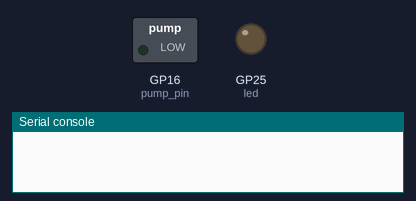
The program below on a simulated Raspberry Pi Pico running MicroPython. Shown: switched loads named in the program (green lamp = pin HIGH), output pins drawn as LEDs (lit = HIGH), the last lines printed to the serial console. WiFi joins after 1.5 s; the clock reads 2024-03-15 10:24:30 at power-on unless the program sets it.

Above: at 1.9 s.
At 4.1 s:
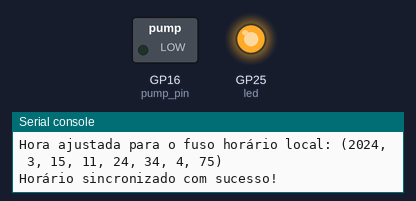
At 14.1 s:
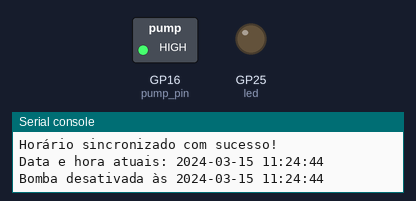
Timing chart, 0 to 15.6 s (numbered marks = the images above):
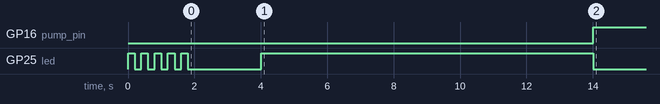

Measured:
- by itself, GP16 (pump_pin): LOW → HIGH at 14.0 s

The program:

main.py
```python
###############################################################################################
# Rega na varanda by Mario Vaz
###############################################################################################
import network
import socket
import time
import struct
from machine import Pin

###############################################################################################
# SETTINGS
###############################################################################################
# Configurações de rede
ssid = 'meu-ssid'
password = 'meu-pass'

# Configuração de IP estático
static_ip = "192.168.1.240"
subnet_mask = "255.255.255.0"
gateway = "192.168.1.1"
dns_server = "8.8.8.8"  # Servidor DNS (ex.: Google DNS)

# Lista de horários programados no formato (hora, minuto)
scheduled_times = [
    (8, 15),    # Exemplo: 08:15
    (11, 45),   # Exemplo: 11:45
    (14, 15),   # Exemplo: 14:15
    (17, 30),   # Exemplo: 17:30
    (18, 45),   # Exemplo: 18:45
    (19, 15),   # Exemplo: 19:15
    (20, 30)    # Exemplo: 20:30
]

duration = 15                # Duração em segundos para ativar a bomba

# Configuração do LED
led = Pin("LED", Pin.OUT)
pump_pin = Pin(16, Pin.OUT)  # Pino para ativar a bomba
###############################################################################################
# END SETTINGS
###############################################################################################

###############################################################################################
# Função para piscar o LED
def blink_led(times=3, delay=0.5):
    """
    Faz o LED piscar um número específico de vezes.
    :param times: Número de vezes que o LED deve piscar.
    :param delay: Intervalo entre cada piscada (em segundos).
    """
    for _ in range(times):
        led.on()      # Liga o LED
        time.sleep(delay)  # Aguarda
        led.off()     # Desliga o LED
        time.sleep(delay)  # Aguarda
###############################################################################################
# END LED BLINK FUNCTION
###############################################################################################

###############################################################################################
# WLAN AND NTP CODE
###############################################################################################
# Ajuste de fuso horário (UTC+1 para Portugal Continental)
TIMEZONE_OFFSET = 1  # Altere este valor conforme necessário (ex.: UTC+2 para Horário de Verão)

# Configurações do NTP
NTP_DELTA = 2208988800  # Diferença entre NTP epoch (1900) e Unix epoch (1970)
host = "185.228.163.139"  # Endereço IP direto do servidor NTP "0.pt.pool.ntp.org"

# Função para conectar à rede Wi-Fi
def connect_wifi():
    wlan = network.WLAN(network.STA_IF)
    wlan.active(True)

    # Configurar IP estático
    wlan.ifconfig((static_ip, subnet_mask, gateway, dns_server))

    if not wlan.isconnected():
        print("Conectando à rede Wi-Fi...")
        wlan.connect(ssid, password)

        max_wait = 20
        while max_wait > 0:
            if wlan.status() < 0 or wlan.status() >= 3:
                break
            max_wait -= 1
            print('Aguardando conexão...')
            time.sleep(1)

        if not wlan.isconnected():
            raise RuntimeError("Falha na conexão Wi-Fi")

    print("Conectado à rede!")
    status = wlan.ifconfig()
    print(f"IP estático configurado: {status[0]}")

# Função para configurar o horário usando NTP
def set_time():
    NTP_QUERY = bytearray(48)
    NTP_QUERY[0] = 0x1B
    addr = socket.getaddrinfo(host, 123)[0][-1]
    s = socket.socket(socket.AF_INET, socket.SOCK_DGRAM)
    try:
        s.settimeout(5)  # Timeout de 5 segundos
        print("Conectando ao servidor NTP...")
        s.sendto(NTP_QUERY, addr)
        msg = s.recv(48)
        print("Resposta recebida do servidor NTP.")
    except OSError as e:
        print(f"Falha na conexão com o servidor NTP: {e}")
        return False  # Indica falha
    finally:
        s.close()

    # Processa a resposta do servidor NTP
    val = struct.unpack("!I", msg[40:44])[0]
    t = val - NTP_DELTA

    # Converte para tempo local ajustando o fuso horário
    local_time = time.gmtime(t + TIMEZONE_OFFSET * 3600)

    # Exibe a hora recebida do servidor NTP ajustada para o fuso horário local
    print(f"Hora recebida do NTP (UTC): {time.gmtime(t)}")
    print(f"Hora ajustada para o fuso horário local: {local_time}")

    # Define o RTC interno com a hora ajustada
    machine.RTC().datetime((
        local_time[0],
        local_time[1],
        local_time[2],
        local_time[6] + 1,
        local_time[3],
        local_time[4],
        local_time[5],
        0
    ))
    return True  # Indica sucesso

# Programa principal
try:
    # Passo 1: Pisca o LED para indicar o início do programa
    blink_led(times=5, delay=0.2)  # Pisca 5 vezes rapidamente

    # Passo 2: Conectar ao Wi-Fi
    connect_wifi()

    # Passo 3: Sincronizar o horário usando NTP
    if set_time():
        led.on()  # Acende o LED para indicar sucesso
        print("Horário sincronizado com sucesso!")
        time.sleep(10)
    else:
        led.off()  # Apaga o LED para indicar falha
        print("Falha ao sincronizar o horário.")

except Exception as e:
    print(f"Erro geral: {e}")
    led.off()  # Apaga o LED em caso de erro

# Obtém a data e hora atual após a sincronização
t = time.localtime()
print(f"Data e hora atuais: {t[0]}-{t[1]:02d}-{t[2]:02d} {t[3]:02d}:{t[4]:02d}:{t[5]:02d}")
led.off()  # Apaga o LED para indicar estado da bomba
###############################################################################################
# END WLAN AND NTP CODE
###############################################################################################

###############################################################################################
# PUMP FUNCTION
###############################################################################################
def pump():
    led.on()              # LIGA O LED
    pump_pin.value(0)     # Liga a bomba (inverte o valor para ligar)
    time.sleep(duration)  # Mantém a bomba ligada durante a duração
    pump_pin.value(1)     # Desliga a bomba (inverte o valor para desligar)
    led.off()             # DESLIGA O LED
###############################################################################################
# END PUMP FUNCTION
###############################################################################################

###############################################################################################
# TIME CHECK
###############################################################################################
while True:
    t = time.localtime()
    current_hour = t[3]      # Hora atual
    current_minute = t[4]    # Minuto atual
    current_second = t[5]    # Segundo atual

    # Formata a hora, minutos e segundos com dois dígitos
    formatted_time = f"{t[0]}-{t[1]:02d}-{t[2]:02d} {t[3]:02d}:{t[4]:02d}:{t[5]:02d}"

    # Verifica se o horário atual corresponde a algum dos horários programados
    for scheduled_hour, scheduled_minute in scheduled_times:
        if current_hour == scheduled_hour and current_minute == scheduled_minute and current_second == 0:
            print(f"Ativou a bomba   às {formatted_time}")
            pump()

    # Garante que a bomba esteja desligada fora dos horários programados
    pump_pin.value(1)  # Desliga a bomba (inverte o valor para desligar)
    print(f"Bomba desativada às {formatted_time}")

    # Aguarda 1 segundo antes de verificar novamente
    time.sleep(1)
###############################################################################################
# END TIME CHECK
###############################################################################################

###############################################################################################
# Rega na varanda by Mario Vaz - 2025-05-05
###############################################################################################
```
